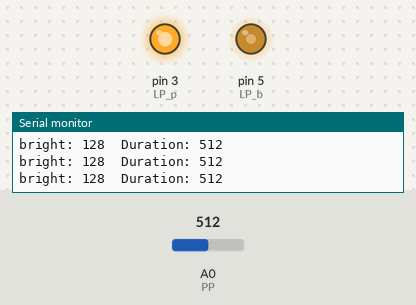
This sketch was run on a simulated Arduino Uno, built with avr-gcc and run on an emulated ATmega328P. Parts: output pins drawn as LEDs (lit = HIGH), the last lines printed to the serial monitor. Dashed ring = blinking. Inputs (shaded band) come from the test bench; at power-on: A0 (PP) = 512.

Above: at 1.3 s.
1.4 s: A0 (PP) set to 0
At 3.1 s:
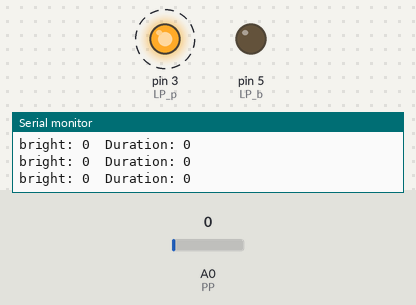
3.4 s: A0 (PP) set to 8
At 4.1 s:
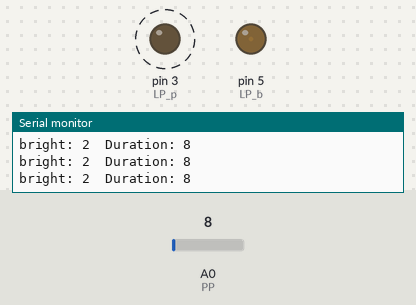
6.5 s: A0 (PP) set to 11
9.6 s: A0 (PP) set to 122
At 9.8 s:
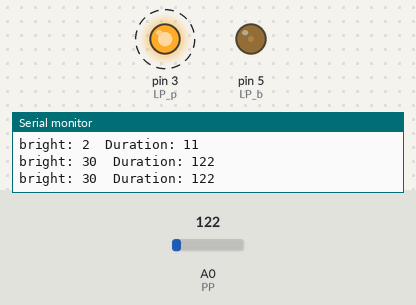
12.7 s: A0 (PP) set to 716
At 13.9 s:
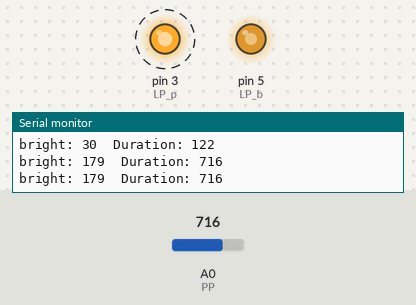
15.8 s: A0 (PP) set to 900
At 17.1 s:
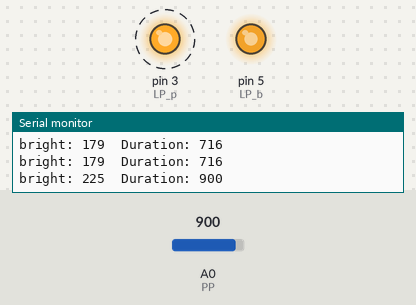
Timing chart, 0 to 19.9 s (numbered marks = the images above; inputs shaded):
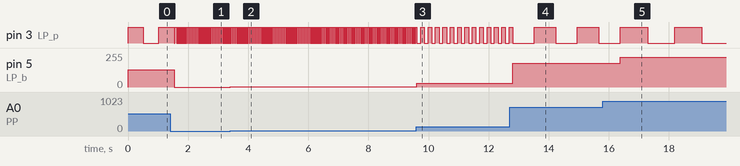

The sketch:

02_analog_pins.ino
```cpp
const char LP_p = 3;
const char LP_b = 5;
const char PP = A0;

unsigned int p_value;
unsigned char brt;


void setup() {
    Serial.begin(9600);
    pinMode(LP_p, OUTPUT);
    pinMode(LP_b, OUTPUT);
    pinMode(PP, INPUT);
}

void stat_led(void)
{
    Serial.print("bright: ");
    Serial.print(brt, DEC);
    Serial.print('\t');
    Serial.print("Duration: ");
    Serial.println(p_value, DEC);
    Serial.print('\n');
}

void loop() {
    p_value = analogRead(PP);
    brt = p_value / 4;
    analogWrite(LP_b, brt);
    digitalWrite(LP_p, HIGH);
    stat_led();
    delay(p_value);

    p_value = analogRead(PP);
    brt = p_value / 4;
    analogWrite(LP_b, brt);
    digitalWrite(LP_p, LOW);
    stat_led();
    delay(p_value);

    Serial.print('\n');
}
```

Measured:
- after the input at 1.4 s, pin 3 (LP_p): alternates HIGH for 0.02 s and LOW for 0.03 s, starting after 0.15 s; pin 5 (LP_b): 128/255 → 0/255 after 0.14 s
- after the input at 3.4 s, pin 5 (LP_b): 0/255 → 2/255 at once
- after the input at 9.6 s, pin 3 (LP_p): alternates HIGH for 0.12 s and LOW for 0.12 s, starting after 0.14 s; pin 5 (LP_b): 2/255 → 30/255 at once
- after the input at 12.7 s, pin 3 (LP_p): alternates HIGH for 0.72 s and LOW for 0.72 s, starting after 0.82 s; pin 5 (LP_b): 30/255 → 179/255 after 0.11 s
- after the input at 15.8 s, pin 3 (LP_p): HIGH → LOW after 1.5 s, → HIGH 0.90 s later, → LOW 0.90 s later; pin 5 (LP_b): 179/255 → 225/255 after 0.59 s
